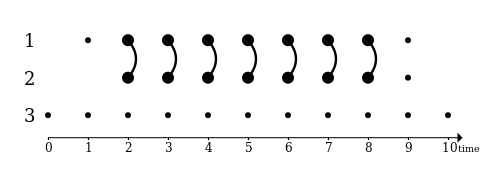

Here is the Python script that generated this plot:
"""
==========================================
Initialize and print a simple stream-graph
==========================================

An example plot of a :class:`stream_graph.StreamGraph` made from a combination of :class:`stream_graph.NodeSetS`, :class:`stream_graph.TimeSetDF` , :class:`stream_graph.TemporalNodeSetDF`, :class:`stream_graph.LinkStreamDF`:

.. image:: images/sphx_glr_plot_intro_001.png
   :align: center

using the :class:`stream_graph.Visualizer`.

"""
from __future__ import print_function
print(__doc__)

from stream_graph import Visualizer, TemporalLinkSetDF, NodeSetS, TemporalNodeSetDF, TimeSetDF, StreamGraph

nodeset = NodeSetS({1, 2, 3})
timeset = TimeSetDF([(0, 10)])
temporal_nodeset = TemporalNodeSetDF([(1, 1, 9), (2, 2, 5), (2, 7, 9)])
temporal_linkset = TemporalLinkSetDF([(1, 2, 2, 4), (1, 2, 3, 5), (1, 2, 6, 8)] , disjoint_intervals=False)
stream_graph = StreamGraph(nodeset, timeset, temporal_nodeset, temporal_linkset)

# Visualize svg
Visualizer().fit(stream_graph).save('../doc/auto_examples/images/sphx_glr_plot_intro_001.png', 'png')
